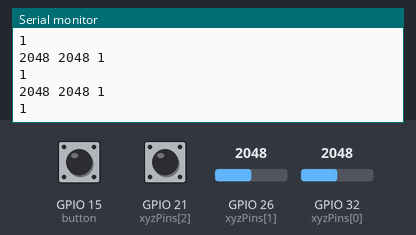
Recording of a sketch running on a simulated ESP32. Parts: the last lines printed to the serial monitor. The inputs (shaded band) are chosen by the test bench; at power-on: GPIO 26 (xyzPins[1]) = 2048, GPIO 32 (xyzPins[0]) = 2048, GPIO 15 (button) HIGH, GPIO 21 (xyzPins[2]) HIGH.

Above: at 1.2 s.
1.3 s: GPIO 26 (xyzPins[1]) set to 2866
At 1.31 s:
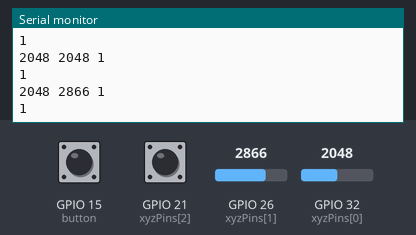
2.8 s: GPIO 32 (xyzPins[0]) set to 2866
At 2.81 s:
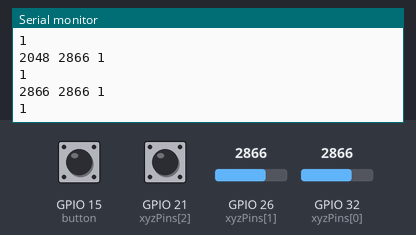
4.3 s: GPIO 15 (button) pulled LOW for 0.15 s
At 4.32 s:
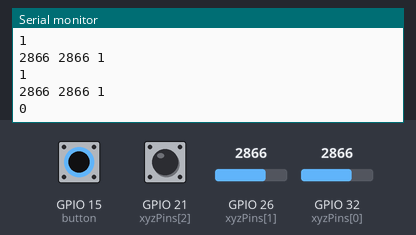
5.9 s: GPIO 21 (xyzPins[2]) pulled LOW for 0.15 s
7.5 s: GPIO 26 (xyzPins[1]) set to 3603
At 7.53 s:
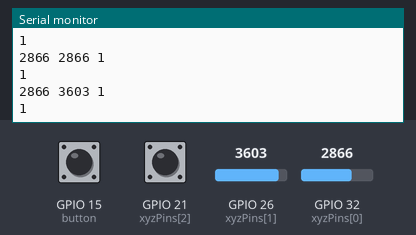
9.0 s: GPIO 21 (xyzPins[2]) pulled LOW for 1 s
Timing chart, 0 to 12.0 s (numbered marks = the images above; inputs shaded):
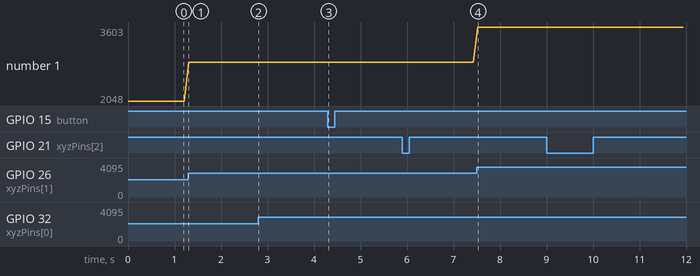

Measured:
- after the input at 1.3 s, the serial monitor: prints a new line at once (image 1)
- after the input at 2.8 s, the serial monitor: prints a new line at once (image 2)
- after the input at 4.3 s, the serial monitor: prints a new line at once (image 3)
- after the input at 7.5 s, the serial monitor: prints a new line at once (image 4)
- plotted number 1: 2048 → 2866 after the input at 1.3 s, 2866 → 3603 after the input at 7.5 s

The sketch:

esp32-serial.ino
```cpp
int xyzPins[] = {32, 26, 21};   //x,y,z pins
void setup() {
  Serial.begin(115200);
  pinMode(xyzPins[2], INPUT_PULLUP);  //z axis is a button.
  pinMode(15, INPUT_PULLUP);  //button.
}

void loop() {
  int xVal = analogRead(xyzPins[0]);
  int yVal = analogRead(xyzPins[1]);
  int zVal = digitalRead(xyzPins[2]);
  Serial.printf("%d %d %d\n", xVal, yVal, zVal);
  int buttonVal = digitalRead(15);
  Serial.print(buttonVal);
  Serial.print('\n');
  delay(100);
}
```
